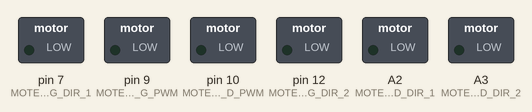
A sketch run on a simulated Arduino Uno, built with avr-gcc and run on an emulated ATmega328P. Parts: switched loads named in the sketch (green lamp = pin HIGH).

Above: at 0.1 s.
At 1.1 s:
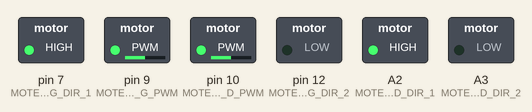
Timing chart, 0 to 2.6 s (numbered marks = the images above):
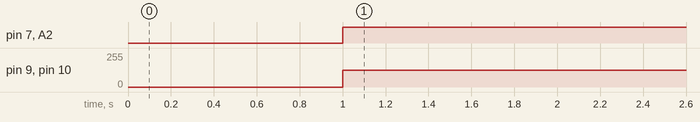

The sketch:

Moteurs_simple.ino
```cpp
const int MOTEUR_G_PWM = 9;  // Assigne la valeur du pin assigner au PWM des moteurs gauches
const int MOTEUR_G_DIR_1 = 7; // Assigne la valeur du pin assigner à la direction 1 des moteurs gauches
const int MOTEUR_G_DIR_2 = 12; // Assigne la valeur du pin assigner à la direction 2 des moteurs gauches
const int MOTEUR_D_PWM = 10;  // Assigne la valeur du pin assigner au PWM des moteurs droits
const int MOTEUR_D_DIR_1 = A2; // Assigne la valeur du pin assigner à la direction 1 des moteurs droits
const int MOTEUR_D_DIR_2 = A3; // Assigne la valeur du pin assigner à la direction 2 des moteurs droits

void setup() {
  Serial.begin(9600); // Débute la communication avec la carte à une vitesse de 9600
  delay(1000);
  pinMode(MOTEUR_G_PWM, OUTPUT); // Initalise le pin MOTEUR_G_PWM comme sortie
  pinMode(MOTEUR_G_DIR_1, OUTPUT); // Idem avec MOTEUR_G_DIR_1
  pinMode(MOTEUR_G_DIR_2, OUTPUT); // Idem avec MOTEUR_G_DIR_2
  pinMode(MOTEUR_D_PWM, OUTPUT); // Idem avec MOTEUR_D_PWM
  pinMode(MOTEUR_D_DIR_1, OUTPUT); // Idem avec MOTEUR_D_DIR_1
  pinMode(MOTEUR_D_DIR_2, OUTPUT); // Idem avec MOTEUR_D_DIR_2
}

void loop() {
  digitalWrite(MOTEUR_G_DIR_1, 1); // On met la direction avant des moteurs droits à realDirection
  digitalWrite(MOTEUR_G_DIR_2, 0); // On met la direction arrière des moteurs droits à oppositeDirection (l'opposée de la direction avan
  analogWrite(MOTEUR_G_PWM, 2 * 255 / 4); // On applique la vitesse choisis par l'utilisateur (en quart)

  digitalWrite(MOTEUR_D_DIR_1, 1); // On met la direction avant des moteurs droits à realDirection
  digitalWrite(MOTEUR_D_DIR_2, 0); // On met la direction arrière des moteurs droits à oppositeDirection (l'opposée de la direction avan
  analogWrite(MOTEUR_D_PWM, 2 * 255 / 4); // On applique la vitesse choisis par l'utilisateur (en quart)
}
```

Measured:
- by itself, pin 7 (MOTEUR_G_DIR_1), A2 (MOTEUR_D_DIR_1): LOW → HIGH at 1.0 s
- by itself, pin 9 (MOTEUR_G_PWM), pin 10 (MOTEUR_D_PWM): 0/255 → 127/255 at 1.0 s
